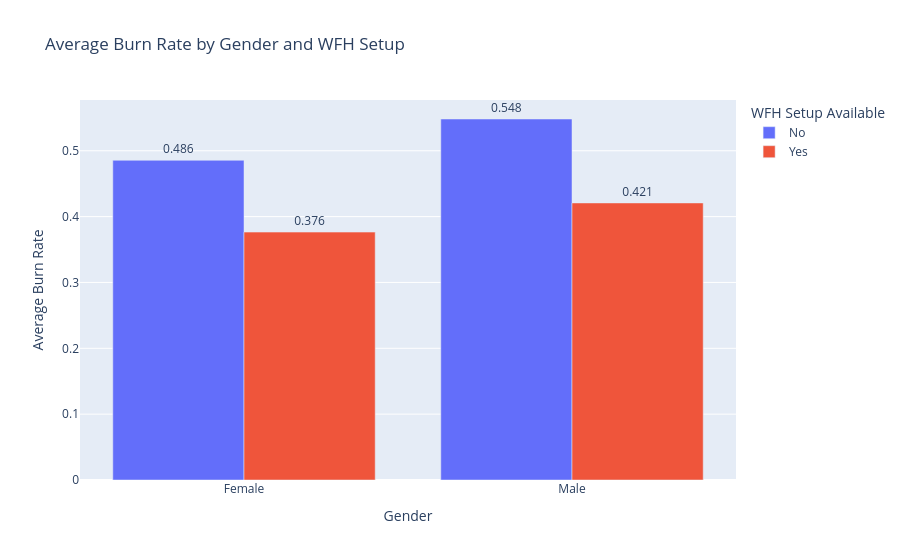

Notebook cell for this chart:
### Code cell
grouped = (
    df.groupby(['Gender', 'WFH Setup Available'])['Burn Rate']
      .mean()
      .reset_index()
)

fig = px.bar(
    grouped,
    x='Gender',
    y='Burn Rate',
    color='WFH Setup Available',
    barmode='group',
    text='Burn Rate',
    title='Average Burn Rate by Gender and WFH Setup',
    hover_data={'Burn Rate': ':.3f'}
)

fig.update_traces(texttemplate='%{text:.3f}', textposition='outside')
fig.update_layout(yaxis_title='Average Burn Rate')

fig.show()

### Figure 1 — Plotly figure (JSON) as saved in the notebook; plotly's stock layout.template omitted (floating-point values rounded to 4 significant figures)
{"data": [{"alignmentgroup": "True", "hovertemplate": "WFH Setup Available=No<br>Gender=%{x}<br>Burn Rate=%{text:.3f}<extra></extra>", "legendgroup": "No", "marker": {"color": "#636efa", "pattern": {"shape": ""}}, "name": "No", "offsetgroup": "No", "orientation": "v", "showlegend": true, "text": [0.4855, 0.5482], "textposition": "outside", "texttemplate": "%{text:.3f}", "type": "bar", "x": ["Female", "Male"], "xaxis": "x", "y": [0.4855, 0.5482], "yaxis": "y"}, {"alignmentgroup": "True", "hovertemplate": "WFH Setup Available=Yes<br>Gender=%{x}<br>Burn Rate=%{text:.3f}<extra></extra>", "legendgroup": "Yes", "marker": {"color": "#EF553B", "pattern": {"shape": ""}}, "name": "Yes", "offsetgroup": "Yes", "orientation": "v", "showlegend": true, "text": [0.3765, 0.4208], "textposition": "outside", "texttemplate": "%{text:.3f}", "type": "bar", "x": ["Female", "Male"], "xaxis": "x", "y": [0.3765, 0.4208], "yaxis": "y"}], "layout": {"barmode": "group", "legend": {"title": {"text": "WFH Setup Available"}, "tracegroupgap": 0}, "title": {"text": "Average Burn Rate by Gender and WFH Setup"}, "xaxis": {"anchor": "y", "domain": [0, 1], "title": {"text": "Gender"}}, "yaxis": {"anchor": "x", "domain": [0, 1], "title": {"text": "Average Burn Rate"}}}}
